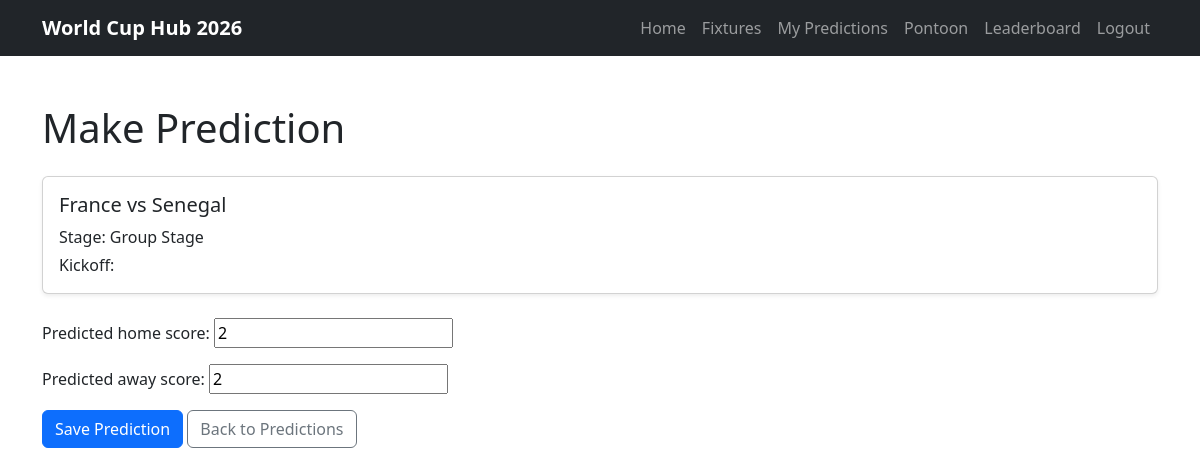
The app's page /fixtures/21/predict/ (signed in), older data.
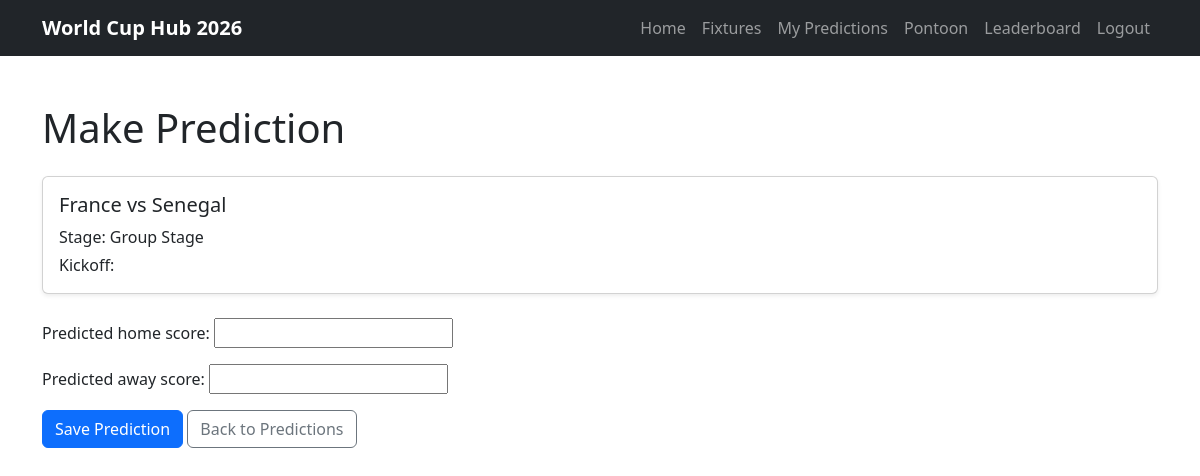
The same page, newer data.
### predictor/models.py (models this page shows, shortened)
class Prediction(models.Model):
    user = models.ForeignKey(
        User,
        on_delete=models.CASCADE,
        related_name='predictions'
    )
    fixture = models.ForeignKey(
        Fixture,
        on_delete=models.CASCADE,
        related_name='predictions'
    )
    predicted_home_score = models.PositiveIntegerField()
    predicted_away_score = models.PositiveIntegerField()
    points_awarded = models.IntegerField(default=0)
    created_at = models.DateTimeField(auto_now_add=True)
    class Meta:
        unique_together = ('user', 'fixture')
        ordering = ['fixture__kickoff_time']

### predictor/views.py (the view)
@login_required
def create_prediction(request, fixture_id):
    fixture = get_object_or_404(Fixture, id=fixture_id)
    if fixture.predictions_locked():
        messages.error(
            request,
            "Predictions are now locked for this fixture."
        )
        return redirect("fixtures")
    prediction = Prediction.objects.filter(
        user=request.user,
        fixture=fixture,
    ).first()
    if request.method == "POST":
        form = PredictionForm(
            request.POST,
            instance=prediction,
        )
        if form.is_valid():
            prediction = form.save(commit=False)
            prediction.fixture = fixture
            prediction.user = request.user
            prediction.save()
            messages.success(
                request,
                "Prediction saved successfully!"
            )
            return redirect("fixtures")
    else:
        form = PredictionForm(instance=prediction)
    context = {
        "form": form,
        "fixture": fixture,
    }
    return render(
        request,
        "predictor/create_prediction.html",
        context
    )

### predictor/forms.py
class PredictionForm(forms.ModelForm):
    class Meta:
        model = Prediction
        fields = [
            "predicted_home_score",
            "predicted_away_score",
        ]

### predictor/models.py (called while the page is built)
    def __str__(self):
        return self.name

    def predictions_locked(self):
        lock_time = self.kickoff_time + timedelta(minutes=1)
        return timezone.now() >= lock_time

### predictor/templates/predictor/create_prediction.html (shortened to what this page needs)
{% extends "base.html" %}
{% block content %}
<section class="container py-5">
    <h1 class="mb-4">Make Prediction</h1>
    <div class="card shadow-sm mb-4">
        <div class="card-body">
            <h2 class="h5">
                {{ fixture.home_team }} vs {{ fixture.away_team }}
            </h2>
            <p class="mb-1">
                Stage: {{ fixture.get_stage_display }}
            </p>
            <p class="mb-0">
                Kickoff: {{ fixture.kickoff }}
            </p>
        </div>
    </div>
    <form method="POST">
        {{ form.as_p }}
        <button type="submit" class="btn btn-primary">
            Save Prediction
        </button>
        <a href="{% url 'my_predictions' %}" class="btn btn-outline-secondary">
            Back to Predictions
        </a>
    </form>
</section>
{% endblock %}

Row changes from the older to the newer data that the page shows:
removed Prediction: predicted_home_score "2", predicted_away_score "2"
